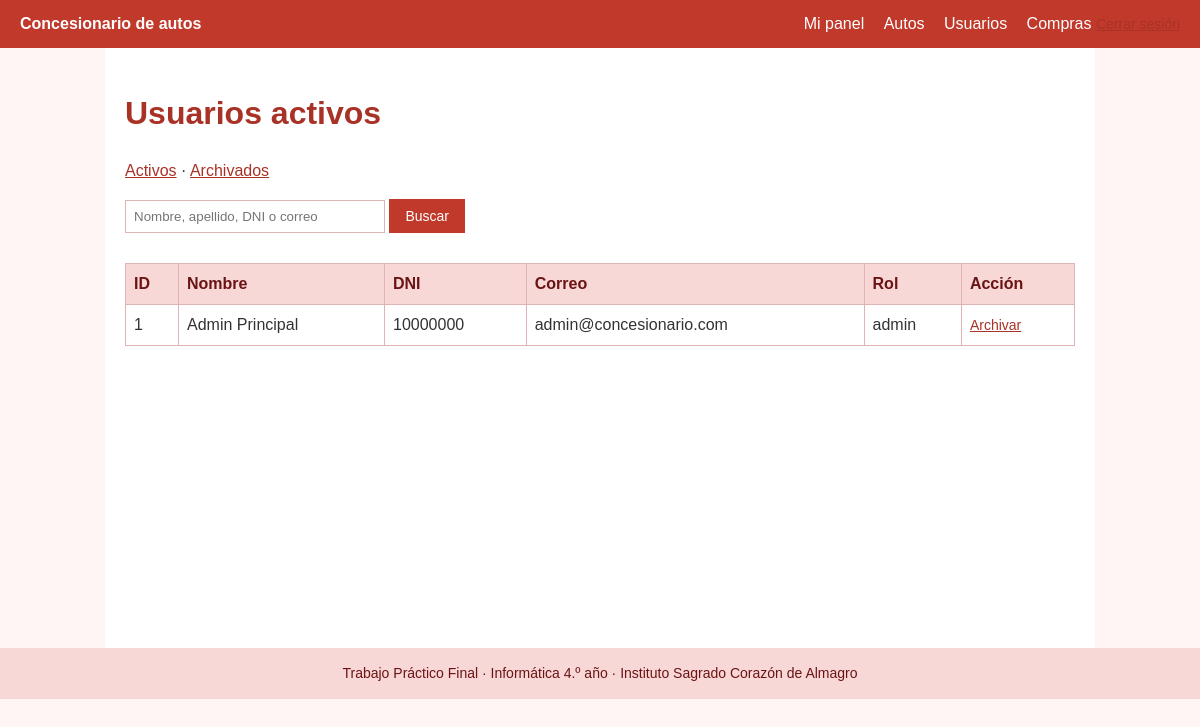
Page /admin_usuarios.php (signed in) on the committed database.
### tables this page shows
CREATE TABLE IF NOT EXISTS usuarios (
  id INT UNSIGNED AUTO_INCREMENT PRIMARY KEY,
  nombre VARCHAR(60) NOT NULL,
  apellido VARCHAR(60) NOT NULL,
  dni VARCHAR(10) NOT NULL UNIQUE,
  correo VARCHAR(120) NOT NULL UNIQUE,
  contrasena VARCHAR(255) NOT NULL,             
  rol ENUM('usuario','admin') NOT NULL DEFAULT 'usuario',
  creado_en TIMESTAMP DEFAULT CURRENT_TIMESTAMP,
  fecha_archivado DATETIME NULL DEFAULT NULL    
);

### funciones.php (called while the page is built, shortened)
<?php
function escapar(?string $valor): string {
    return htmlspecialchars((string) $valor, ENT_QUOTES, 'UTF-8');
}

### admin_usuarios.php (the view, shortened to what this page needs)
<?php
require 'conexion.php';
require 'funciones.php';
$ver = ($_GET['ver'] ?? 'activos') === 'archivados' ? 'archivados' : 'activos';
$buscar = trim($_GET['buscar'] ?? '');
$sql = 'SELECT id, nombre, apellido, dni, correo, rol, fecha_archivado FROM usuarios WHERE fecha_archivado '
     . ($ver === 'activos' ? 'IS NULL' : 'IS NOT NULL');
$params = [];
$sql .= ' ORDER BY id';
$stmt = $conexion->prepare($sql);
$stmt->execute($params);
$usuarios = $stmt->fetchAll();
require 'encabezado.php';
?>
<h1>Usuarios <?= $ver === 'archivados' ? 'archivados' : 'activos' ?></h1>
<p>
  <a href="admin_usuarios.php?ver=activos">Activos</a> ·
  <a href="admin_usuarios.php?ver=archivados">Archivados</a>
</p>
<form method="GET" class="busqueda">
  <input type="search" name="buscar" maxlength="100" placeholder="Nombre, apellido, DNI o correo" value="<?= escapar($buscar) ?>">
  <button type="submit">Buscar</button>
</form>
<?php if (!$usuarios): ?>
  <p>No se encontraron usuarios.</p>
<?php else: ?>
<div class="tabla-scroll">
<table>
  <thead><tr><th>ID</th><th>Nombre</th><th>DNI</th><th>Correo</th><th>Rol</th><th>Acción</th></tr></thead>
  <tbody>
  <?php foreach ($usuarios as $u): ?>
    <tr>
      <td><?= (int) $u['id'] ?></td>
      <td><?= escapar($u['nombre'] . ' ' . $u['apellido']) ?></td>
      <td><?= escapar($u['dni']) ?></td>
      <td><?= escapar($u['correo']) ?></td>
      <td><?= escapar($u['rol']) ?></td>
      <td>
        <form method="POST" class="en-linea" onsubmit="return confirm('¿Confirmar la acción?');">
          <button type="submit" class="boton-link"><?= $ver === 'activos' ? 'Archivar' : 'Reactivar' ?></button>
        </form>
      </td>
    </tr>
  <?php endforeach; ?>
  </tbody>
</table>
</div>
<?php endif; ?>
<?php require 'pie.php'; ?>

### css/estilos.css (style rules this page uses)
body { margin: 0; font-family: Arial, Helvetica, sans-serif; background-color: #fff5f5; color: #333; line-height: 1.5; }
a { color: #a93226; }
h1, h2 { color: #a93226; }
button, .boton { background-color: #c0392b; color: #fff; border: none; padding: 9px 16px; cursor: pointer; text-decoration: none; display: inline-block; font-size: 14px; }
.boton-link { background: none; color: #a93226; padding: 0; text-decoration: underline; }
.en-linea { display: inline; margin: 0; }
.busqueda { margin: 15px 0; }
.busqueda input[type="search"] { padding: 8px; width: 260px; max-width: 70%; border: 1px solid #e0b4b4; }
.tabla-scroll { overflow-x: auto; }
table { border-collapse: collapse; width: 100%; margin: 15px 0; }
th, td { border: 1px solid #e0b4b4; padding: 8px; text-align: left; }
th { background-color: #f8d7d7; color: #6b1414; }

### rows in the picture
usuarios: id "1", escapar($u['nombre'] . ' ' . $u['apellido']) "Admin Principal", dni "10000000", correo "admin@concesionario.com", rol "admin"
